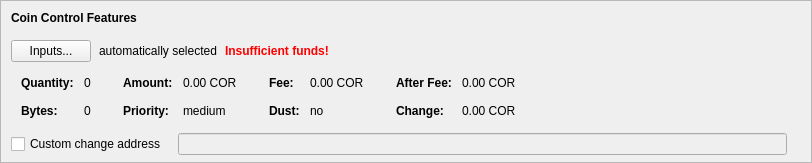
    <widget class="QFrame" name="frameCoinControl">
     <property name="sizePolicy">
      <sizepolicy hsizetype="Expanding" vsizetype="Expanding">
       <horstretch>0</horstretch>
       <verstretch>0</verstretch>
      </sizepolicy>
     </property>
     <property name="maximumSize">
      <size>
       <width>16777215</width>
       <height>16777215</height>
      </size>
     </property>
     <property name="frameShape">
      <enum>QFrame::StyledPanel</enum>
     </property>
     <property name="frameShadow">
      <enum>QFrame::Sunken</enum>
     </property>
     <layout class="QVBoxLayout" name="verticalLayoutCoinControl2">
      <property name="spacing">
       <number>0</number>
      </property>
      <property name="leftMargin">
       <number>0</number>
      </property>
      <property name="topMargin">
       <number>0</number>
      </property>
      <property name="rightMargin">
       <number>0</number>
      </property>
      <property name="bottomMargin">
       <number>6</number>
      </property>
      <item>
       <layout class="QVBoxLayout" name="verticalLayoutCoinControl" stretch="0,0,0,0,1">
        <property name="spacing">
         <number>0</number>
        </property>
        <property name="leftMargin">
         <number>10</number>
        </property>
        <property name="topMargin">
         <number>10</number>
        </property>
        <item>
         <layout class="QHBoxLayout" name="horizontalLayoutCoinControl1">
          <property name="bottomMargin">
           <number>15</number>
          </property>
          <item>
           <widget class="QLabel" name="labelCoinControlFeatures">
            <property name="sizePolicy">
             <sizepolicy hsizetype="Preferred" vsizetype="Maximum">
              <horstretch>0</horstretch>
              <verstretch>0</verstretch>
             </sizepolicy>
            </property>
            <property name="font">
             <font>
              <weight>75</weight>
              <bold>true</bold>
             </font>
            </property>
            <property name="styleSheet">
             <string notr="true">font-weight:bold;</string>
            </property>
            <property name="text">
             <string>Coin Control Features</string>
            </property>
           </widget>
          </item>
         </layout>
        </item>
        <item>
         <layout class="QHBoxLayout" name="horizontalLayoutCoinControl2" stretch="0,0,0,0">
          <property name="spacing">
           <number>8</number>
          </property>
          <property name="bottomMargin">
           <number>10</number>
          </property>
          <item>
           <widget class="QPushButton" name="pushButtonCoinControl">
            <property name="styleSheet">
             <string notr="true"/>
            </property>
            <property name="text">
             <string>Inputs...</string>
            </property>
            <property name="autoDefault">
             <bool>false</bool>
            </property>
           </widget>
          </item>
          <item>
           <widget class="QLabel" name="labelCoinControlAutomaticallySelected">
            <property name="text">
             <string>automatically selected</string>
            </property>
            <property name="margin">
             <number>5</number>
            </property>
           </widget>
          </item>
          <item>
           <widget class="QLabel" name="labelCoinControlInsuffFunds">
            <property name="font">
             <font>
              <weight>75</weight>
              <bold>true</bold>
             </font>
            </property>
            <property name="styleSheet">
             <string notr="true">color:red;font-weight:bold;</string>
            </property>
            <property name="text">
             <string>Insufficient funds!</string>
            </property>
            <property name="margin">
             <number>5</number>
            </property>
           </widget>
          </item>
          <item>
           <spacer name="horizontalSpacerCoinControl">
            <property name="orientation">
             <enum>Qt::Horizontal</enum>
            </property>
            <property name="sizeHint" stdset="0">
             <size>
              <width>40</width>
              <height>1</height>
             </size>
            </property>
           </spacer>
          </item>
         </layout>
        </item>
        <item>
         <widget class="QWidget" name="widgetCoinControl" native="true">
          <property name="sizePolicy">
           <sizepolicy hsizetype="Preferred" vsizetype="Preferred">
            <horstretch>0</horstretch>
            <verstretch>0</verstretch>
           </sizepolicy>
          </property>
          <property name="minimumSize">
           <size>
            <width>0</width>
            <height>0</height>
           </size>
          </property>
          <property name="styleSheet">
           <string notr="true"/>
          </property>
          <layout class="QHBoxLayout" name="horizontalLayoutCoinControl5">
           <property name="leftMargin">
            <number>0</number>
           </property>
           <property name="topMargin">
            <number>0</number>
           </property>
           <property name="rightMargin">
            <number>0</number>
           </property>
           <property name="bottomMargin">
            <number>0</number>
           </property>
           <item>
            <layout class="QHBoxLayout" name="horizontalLayoutCoinControl3" stretch="0,0,0,1">
             <property name="spacing">
              <number>20</number>
             </property>
             <property name="topMargin">
              <number>0</number>
             </property>
             <property name="bottomMargin">
              <number>10</number>
             </property>
             <item>
              <layout class="QFormLayout" name="formLayoutCoinControl1">
               <property name="horizontalSpacing">
                <number>10</number>
               </property>
               <property name="verticalSpacing">
                <number>14</number>
               </property>
               <property name="leftMargin">
                <number>10</number>
               </property>
               <property name="topMargin">
                <number>4</number>
               </property>
               <property name="rightMargin">
                <number>6</number>
               </property>
               <item row="0" column="0">
                <widget class="QLabel" name="labelCoinControlQuantityText">
                 <property name="font">
                  <font>
                   <weight>75</weight>
                   <bold>true</bold>
                  </font>
                 </property>
                 <property name="text">
                  <string>Quantity:</string>
                 </property>
                 <property name="margin">
                  <number>0</number>
                 </property>
                </widget>
               </item>
               <item row="0" column="1">
                <widget class="QLabel" name="labelCoinControlQuantity">
                 <property name="cursor">
                  <cursorShape>IBeamCursor</cursorShape>
                 </property>
                 <property name="contextMenuPolicy">
                  <enum>Qt::ActionsContextMenu</enum>
                 </property>
                 <property name="text">
                  <string notr="true">0</string>
                 </property>
                 <property name="margin">
                  <number>0</number>
                 </property>
                 <property name="textInteractionFlags">
                  <set>Qt::LinksAccessibleByMouse|Qt::TextSelectableByKeyboard|Qt::TextSelectableByMouse</set>
                 </property>
                </widget>
               </item>
               <item row="1" column="0">
                <widget class="QLabel" name="labelCoinControlBytesText">
                 <property name="font">
                  <font>
                   <weight>75</weight>
                   <bold>true</bold>
                  </font>
                 </property>
                 <property name="text">
                  <string>Bytes:</string>
                 </property>
                </widget>
               </item>
               <item row="1" column="1">
                <widget class="QLabel" name="labelCoinControlBytes">
                 <property name="cursor">
                  <cursorShape>IBeamCursor</cursorShape>
                 </property>
                 <property name="contextMenuPolicy">
                  <enum>Qt::ActionsContextMenu</enum>
                 </property>
                 <property name="text">
                  <string notr="true">0</string>
                 </property>
                 <property name="textInteractionFlags">
                  <set>Qt::LinksAccessibleByMouse|Qt::TextSelectableByKeyboard|Qt::TextSelectableByMouse</set>
                 </property>
                </widget>
               </item>
              </layout>
             </item>
             <item>
              <layout class="QFormLayout" name="formLayoutCoinControl2">
               <property name="horizontalSpacing">
                <number>10</number>
               </property>
               <property name="verticalSpacing">
                <number>14</number>
               </property>
               <property name="leftMargin">
                <number>6</number>
               </property>
               <property name="topMargin">
                <number>4</number>
               </property>
               <property name="rightMargin">
                <number>6</number>
               </property>
               <item row="0" column="0">
                <widget class="QLabel" name="labelCoinControlAmountText">
                 <property name="font">
                  <font>
                   <weight>75</weight>
                   <bold>true</bold>
                  </font>
                 </property>
                 <property name="text">
                  <string>Amount:</string>
                 </property>
                 <property name="margin">
                  <number>0</number>
                 </property>
                </widget>
               </item>
               <item row="0" column="1">
                <widget class="QLabel" name="labelCoinControlAmount">
                 <property name="cursor">
                  <cursorShape>IBeamCursor</cursorShape>
                 </property>
                 <property name="contextMenuPolicy">
                  <enum>Qt::ActionsContextMenu</enum>
                 </property>
                 <property name="text">
                  <string notr="true">0.00 COR</string>
                 </property>
                 <property name="textInteractionFlags">
                  <set>Qt::LinksAccessibleByMouse|Qt::TextSelectableByKeyboard|Qt::TextSelectableByMouse</set>
                 </property>
                </widget>
               </item>
               <item row="1" column="0">
                <widget class="QLabel" name="labelCoinControlPriorityText">
                 <property name="font">
                  <font>
                   <weight>75</weight>
                   <bold>true</bold>
                  </font>
                 </property>
                 <property name="text">
                  <string>Priority:</string>
                 </property>
                </widget>
               </item>
               <item row="1" column="1">
                <widget class="QLabel" name="labelCoinControlPriority">
                 <property name="cursor">
                  <cursorShape>IBeamCursor</cursorShape>
                 </property>
                 <property name="contextMenuPolicy">
                  <enum>Qt::ActionsContextMenu</enum>
                 </property>
                 <property name="text">
                  <string notr="true">medium</string>
                 </property>
                 <property name="textInteractionFlags">
                  <set>Qt::LinksAccessibleByMouse|Qt::TextSelectableByKeyboard|Qt::TextSelectableByMouse</set>
                 </property>
                </widget>
               </item>
              </layout>
             </item>
             <item>
              <layout class="QFormLayout" name="formLayoutCoinControl3">
               <property name="horizontalSpacing">
                <number>10</number>
               </property>
               <property name="verticalSpacing">
                <number>14</number>
               </property>
               <property name="leftMargin">
                <number>6</number>
               </property>
               <property name="topMargin">
                <number>4</number>
               </property>
               <property name="rightMargin">
                <number>6</number>
               </property>
               <item row="0" column="0">
                <widget class="QLabel" name="labelCoinControlFeeText">
                 <property name="font">
                  <font>
                   <weight>75</weight>
                   <bold>true</bold>
                  </font>
                 </property>
                 <property name="text">
                  <string>Fee:</string>
                 </property>
                 <property name="margin">
                  <number>0</number>
                 </property>
                </widget>
               </item>
               <item row="0" column="1">
                <widget class="QLabel" name="labelCoinControlFee">
                 <property name="cursor">
                  <cursorShape>IBeamCursor</cursorShape>
                 </property>
                 <property name="contextMenuPolicy">
                  <enum>Qt::ActionsContextMenu</enum>
                 </property>
                 <property name="text">
                  <string notr="true">0.00 COR</string>
                 </property>
                 <property name="textInteractionFlags">
                  <set>Qt::LinksAccessibleByMouse|Qt::TextSelectableByKeyboard|Qt::TextSelectableByMouse</set>
                 </property>
                </widget>
               </item>
               <item row="1" column="0">
                <widget class="QLabel" name="labelCoinControlLowOutputText">
                 <property name="font">
                  <font>
                   <weight>75</weight>
                   <bold>true</bold>
                  </font>
                 </property>
                 <property name="text">
                  <string>Dust:</string>
                 </property>
                </widget>
               </item>
               <item row="1" column="1">
                <widget class="QLabel" name="labelCoinControlLowOutput">
                 <property name="cursor">
                  <cursorShape>IBeamCursor</cursorShape>
                 </property>
                 <property name="contextMenuPolicy">
                  <enum>Qt::ActionsContextMenu</enum>
                 </property>
                 <property name="text">
                  <string notr="true">no</string>
                 </property>
                 <property name="textInteractionFlags">
                  <set>Qt::LinksAccessibleByMouse|Qt::TextSelectableByKeyboard|Qt::TextSelectableByMouse</set>
                 </property>
                </widget>
               </item>
              </layout>
             </item>
             <item>
              <layout class="QFormLayout" name="formLayoutCoinControl4">
               <property name="horizontalSpacing">
                <number>10</number>
               </property>
               <property name="verticalSpacing">
                <number>14</number>
               </property>
               <property name="leftMargin">
                <number>6</number>
               </property>
               <property name="topMargin">
                <number>4</number>
               </property>
               <property name="rightMargin">
                <number>6</number>
               </property>
               <item row="0" column="0">
                <widget class="QLabel" name="labelCoinControlAfterFeeText">
                 <property name="font">
                  <font>
                   <weight>75</weight>
                   <bold>true</bold>
                  </font>
                 </property>
                 <property name="text">
                  <string>After Fee:</string>
                 </property>
                 <property name="margin">
                  <number>0</number>
                 </property>
                </widget>
               </item>
               <item row="0" column="1">
                <widget class="QLabel" name="labelCoinControlAfterFee">
                 <property name="cursor">
                  <cursorShape>IBeamCursor</cursorShape>
                 </property>
                 <property name="contextMenuPolicy">
                  <enum>Qt::ActionsContextMenu</enum>
                 </property>
                 <property name="text">
                  <string notr="true">0.00 COR</string>
                 </property>
                 <property name="textInteractionFlags">
                  <set>Qt::LinksAccessibleByMouse|Qt::TextSelectableByKeyboard|Qt::TextSelectableByMouse</set>
                 </property>
                </widget>
               </item>
               <item row="1" column="0">
                <widget class="QLabel" name="labelCoinControlChangeText">
                 <property name="font">
                  <font>
                   <weight>75</weight>
                   <bold>true</bold>
                  </font>
                 </property>
                 <property name="text">
                  <string>Change:</string>
                 </property>
                </widget>
               </item>
               <item row="1" column="1">
                <widget class="QLabel" name="labelCoinControlChange">
                 <property name="cursor">
                  <cursorShape>IBeamCursor</cursorShape>
                 </property>
                 <property name="contextMenuPolicy">
                  <enum>Qt::ActionsContextMenu</enum>
                 </property>
                 <property name="text">
                  <string notr="true">0.00 COR</string>
                 </property>
                 <property name="textInteractionFlags">
                  <set>Qt::LinksAccessibleByMouse|Qt::TextSelectableByKeyboard|Qt::TextSelectableByMouse</set>
                 </property>
                </widget>
               </item>
              </layout>
             </item>
            </layout>
           </item>
          </layout>
         </widget>
        </item>
        <item>
         <layout class="QHBoxLayout" name="horizontalLayoutCoinControl4" stretch="0,0,0">
          <property name="spacing">
           <number>12</number>
          </property>
          <property name="sizeConstraint">
           <enum>QLayout::SetDefaultConstraint</enum>
          </property>
          <property name="topMargin">
           <number>5</number>
          </property>
          <property name="rightMargin">
           <number>5</number>
          </property>
          <item>
           <widget class="QCheckBox" name="checkBoxCoinControlChange">
            <property name="toolTip">
             <string>If this is activated, but the change address is empty or invalid, change will be sent to a newly generated address.</string>
            </property>
            <property name="text">
             <string>Custom change address</string>
            </property>
           </widget>
          </item>
          <item>
           <widget class="QValidatedLineEdit" name="lineEditCoinControlChange">
            <property name="enabled">
             <bool>false</bool>
            </property>
            <property name="sizePolicy">
             <sizepolicy hsizetype="Expanding" vsizetype="Fixed">
              <horstretch>0</horstretch>
              <verstretch>0</verstretch>
             </sizepolicy>
            </property>
           </widget>
          </item>
          <item>
           <widget class="QLabel" name="labelCoinControlChangeLabel">
            <property name="sizePolicy">
             <sizepolicy hsizetype="Preferred" vsizetype="Expanding">
              <horstretch>0</horstretch>
              <verstretch>0</verstretch>
             </sizepolicy>
            </property>
            <property name="minimumSize">
             <size>
              <width>0</width>
              <height>0</height>
             </size>
            </property>
            <property name="text">
             <string/>
            </property>
            <property name="margin">
             <number>3</number>
            </property>
           </widget>
          </item>
         </layout>
        </item>
        <item>
         <spacer name="verticalSpacerCoinControl">
          <property name="orientation">
           <enum>Qt::Vertical</enum>
          </property>
          <property name="sizeHint" stdset="0">
           <size>
            <width>800</width>
            <height>1</height>
           </size>
          </property>
         </spacer>
        </item>
       </layout>
      </item>
     </layout>
    </widget>
